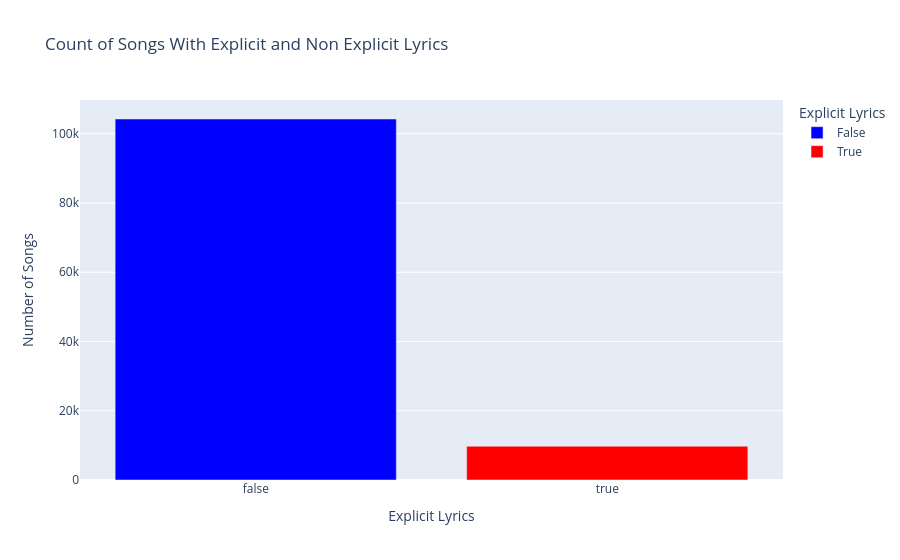

Source (notebook cell):
### Code cell
#plot count of explicit and non-explicit songs
fig = px.bar(dfSpotify_DataSet_Temp1, x='explicit', y='count', color='explicit',
             title='Count of Songs With Explicit and Non Explicit Lyrics',
             labels={'explicit': 'Explicit Lyrics', 'count': 'Number of Songs'},
             color_discrete_map={0: 'blue', 1: 'red'})
fig.show()

### Figure 1 — Plotly figure (JSON) as saved in the notebook; plotly's stock layout.template omitted (floating-point values rounded to 4 significant figures)
{"data": [{"alignmentgroup": "True", "hovertemplate": "Explicit Lyrics=%{x}<br>Number of Songs=%{y}<extra></extra>", "legendgroup": "False", "marker": {"color": "blue", "pattern": {"shape": ""}}, "name": "False", "offsetgroup": "False", "orientation": "v", "showlegend": true, "textposition": "auto", "type": "bar", "x": [false], "xaxis": "x", "y": [104252], "yaxis": "y"}, {"alignmentgroup": "True", "hovertemplate": "Explicit Lyrics=%{x}<br>Number of Songs=%{y}<extra></extra>", "legendgroup": "True", "marker": {"color": "red", "pattern": {"shape": ""}}, "name": "True", "offsetgroup": "True", "orientation": "v", "showlegend": true, "textposition": "auto", "type": "bar", "x": [true], "xaxis": "x", "y": [9747], "yaxis": "y"}], "layout": {"barmode": "relative", "legend": {"title": {"text": "Explicit Lyrics"}, "tracegroupgap": 0}, "title": {"text": "Count of Songs With Explicit and Non Explicit Lyrics"}, "xaxis": {"anchor": "y", "categoryarray": [false, true], "categoryorder": "array", "domain": [0, 1], "title": {"text": "Explicit Lyrics"}}, "yaxis": {"anchor": "x", "domain": [0, 1], "title": {"text": "Number of Songs"}}}}
